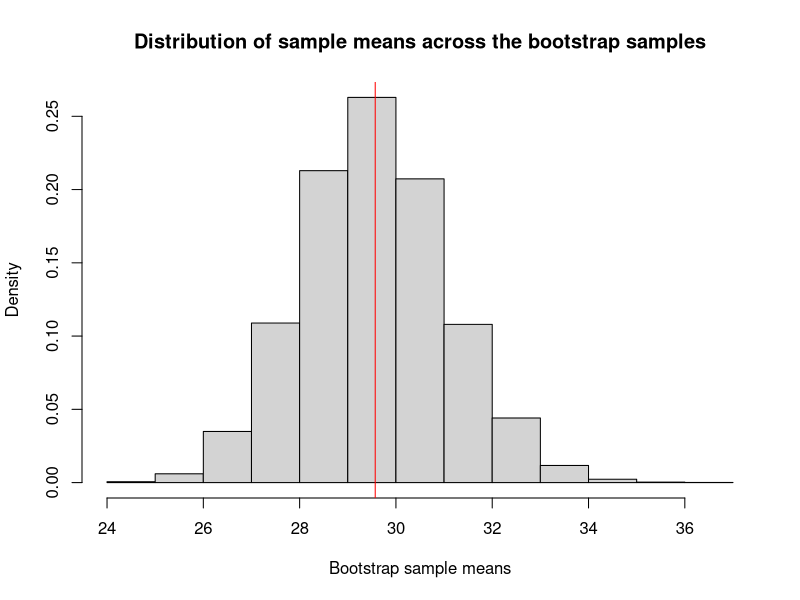
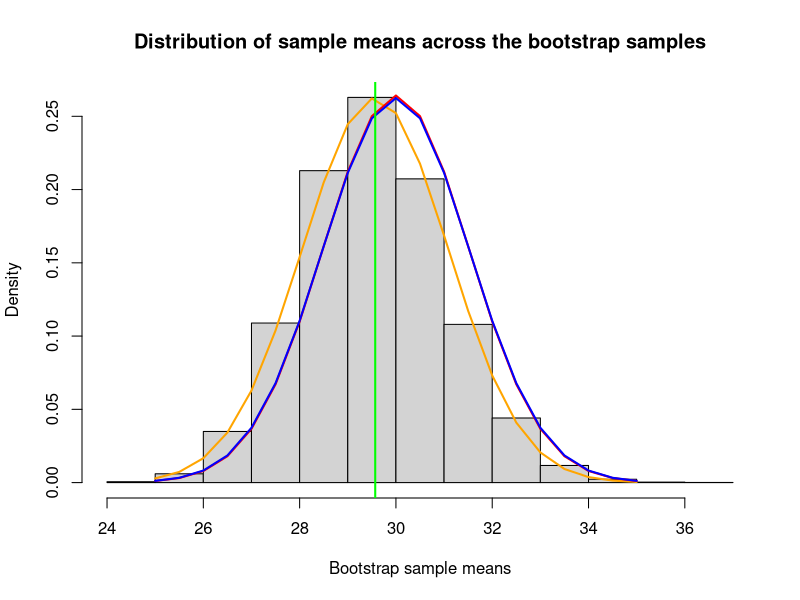

Write R code to recreate these figures, in order.
# Our sample of data (ages for 10 sampled researchers)
ages <- c(28.1,27.5,25,29.9,29.7,29.9,39.9,33.6,21.3,30.8)

# Randomly select 10,000 bootstrap samples (each of size 10)
set.seed(532) 
bootstrap_samples <- lapply(1:10000, function(i) sample(ages, replace = T))

# List some of the bootstrap samples
print("First bootstrap sample:")
bootstrap_samples[1]
print("Third bootstrap sample:")
bootstrap_samples[3]
print("500th bootstrap sample:")
bootstrap_samples[500]

# Calculate the sample mean in each of the bootstrap samples
r.mean <- sapply(bootstrap_samples, mean)

# Draw a histogram with a red vertical line indicating the original sample mean age
hist(r.mean, freq=FALSE, main="Distribution of sample means across the bootstrap samples", xlab="Bootstrap sample means")
abline(v=mean(ages),col="red")

sqrt(var(r.mean))

# Histogram of estimates (sample means) in bootstrap samples
hist(r.mean, freq=FALSE, main="Distribution of sample means across the bootstrap samples", xlab="Bootstrap sample means")

# Add the normal distribution which most closely follows the histogram
lines(seq(25, 35, by=.5), dnorm(seq(25, 35, by=.5), mean(ages), 1.52), col="orange",lwd=2)

# Add the bootstrap approximation to the sampling distribution: normal distribution with mean mu=30 SD=1.51
lines(seq(25, 35, by=.5), dnorm(seq(25, 35, by=.5), 30, 1.51), col="red",lwd=2)

# Add the algebraic sampling distribution: normal distribution with mean mu=30 SD=1.52
lines(seq(25, 35, by=.5), dnorm(seq(25, 35, by=.5), 30, 1.52), col="blue",lwd=2)

# Add a vertical line at original sample mean
abline(v=mean(ages),col="green",lwd=2)


